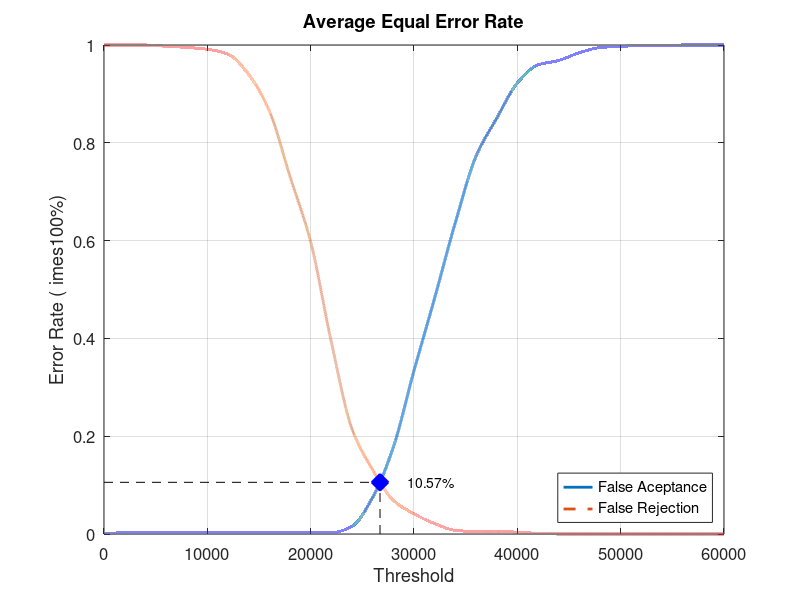
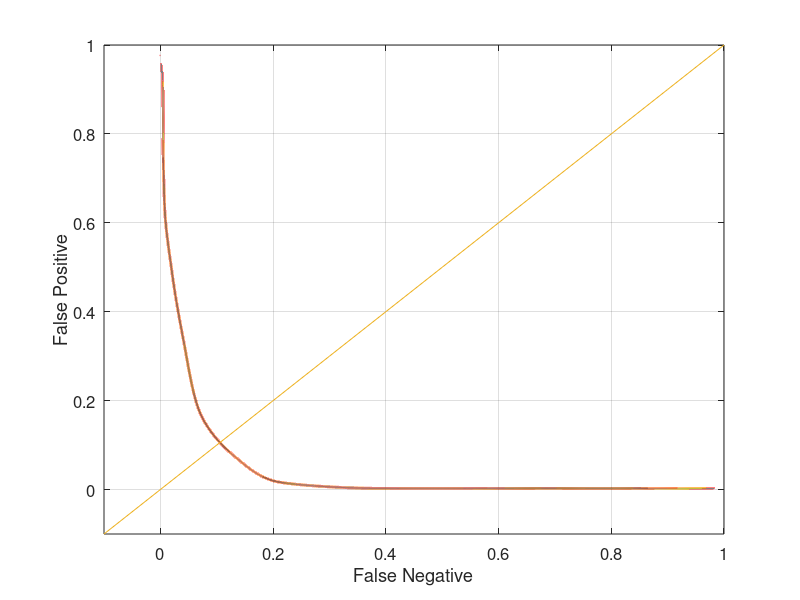

MATLAB code for these plots, in order:
close all;
clear;
clc;
x = 0:2000:60000;
xq = 0:0.5:60000;

y0 = [0 0.00263158 0.00263158 0.00263158 0.00263158 0.00263158 0.00263158 0.00263158 0.00263158 0.00263158 0.00263158 0.00263158 0.0157895 0.075 0.177632 0.334211 0.482895 0.636842 0.772368 0.85 0.922368 0.959211 0.968421 0.98421 0.994737 0.997368 0.998684 0.998684 1 1 1]
yy0 = interp1(x, y0, xq, 'pchip');
y1 = [1 1 1 0.9975 0.995 0.99125 0.98125 0.94 0.865 0.73125 0.5975 0.3925 0.215 0.13125 0.06875 0.04125 0.02125 0.0075 0.005 0.005 0.00375 0.00125 0 0 0 0 0 0 0 0 0]
yy1 = interp1(x, y1, xq, 'pchip');

% Calculating EER: 
y2 = abs(y0 - y1);
find(y2 == min(y2))
yy2 = abs(yy0 - yy1);
xEER = find(yy2 == min(yy2));
xEERIndex = xq(xEER) % X-axis EER
yEER = yy0(xEER) % Y-axis EER

main = figure
plot(xq, yy0,'-','LineWidth', 2);	hold on
plot(xq, yy1,'--','LineWidth', 2);	hold on
plot([xEERIndex xEERIndex], [0 yEER], 'k--');	hold on
plot([0 xEERIndex], [yEER yEER], 'k--');	hold on
plot(xEERIndex, yEER, 'bx', 'LineWidth', 10);	hold on
text(xEERIndex + 10 * xEERIndex / 100, yEER, [num2str(round((10000 * yEER)) / 100) '%'])
legend('False Aceptance', 'False Rejection', 'Location', 'SouthEast')
xlabel('Threshold')
ylabel('Error Rate (	imes100%)')
title('Average Equal Error Rate')
set(gca, 'FontSize', 12)
axis([0 60000 0 1])
grid on

print(main, 'Experiment1AverageMain', '-dpng');
FNRxFPR = figure('Color', [1 1 1]);
plot(yy1, yy0, '-', yy1, yy0, 'LineWidth', 2);
hold on
y = -0.1:0.1:1
plot(y, y); 
set(gca, 'FontSize', 12)
xlabel('False Negative')
ylabel('False Positive')
axis([-0.1 1 -0.1 1])
set(gca, 'FontSize', 12)
grid on

print(FNRxFPR, 'Experiment1AverageFNRxFPR','-dpng');
